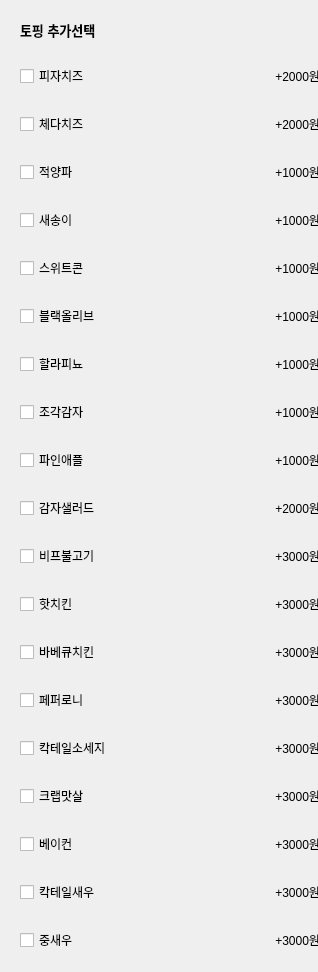
            <widget class="QWidget" name="widget_whole_7" native="true">
             <property name="minimumSize">
              <size>
               <width>318</width>
               <height>0</height>
              </size>
             </property>
             <property name="maximumSize">
              <size>
               <width>318</width>
               <height>16777215</height>
              </size>
             </property>
             <layout class="QVBoxLayout" name="verticalLayout_16">
              <item>
               <widget class="QWidget" name="widget_title_7" native="true">
                <layout class="QVBoxLayout" name="verticalLayout_17">
                 <item>
                  <widget class="QLabel" name="label_69">
                   <property name="font">
                    <font>
                     <pointsize>10</pointsize>
                     <weight>75</weight>
                     <bold>true</bold>
                    </font>
                   </property>
                   <property name="text">
                    <string>토핑 추가선택</string>
                   </property>
                  </widget>
                 </item>
                </layout>
               </widget>
              </item>
              <item>
               <widget class="QWidget" name="widget_42" native="true">
                <property name="minimumSize">
                 <size>
                  <width>318</width>
                  <height>0</height>
                 </size>
                </property>
                <property name="maximumSize">
                 <size>
                  <width>318</width>
                  <height>16777215</height>
                 </size>
                </property>
                <layout class="QHBoxLayout" name="horizontalLayout_42">
                 <item>
                  <widget class="QCheckBox" name="checkBox_41">
                   <property name="text">
                    <string>피자치즈</string>
                   </property>
                  </widget>
                 </item>
                 <item>
                  <widget class="QLabel" name="pizzaCheese">
                   <property name="text">
                    <string>+2000원</string>
                   </property>
                   <property name="alignment">
                    <set>Qt::AlignRight|Qt::AlignTrailing|Qt::AlignVCenter</set>
                   </property>
                  </widget>
                 </item>
                </layout>
               </widget>
              </item>
              <item>
               <widget class="QWidget" name="widget_43" native="true">
                <property name="minimumSize">
                 <size>
                  <width>318</width>
                  <height>0</height>
                 </size>
                </property>
                <property name="maximumSize">
                 <size>
                  <width>318</width>
                  <height>16777215</height>
                 </size>
                </property>
                <layout class="QHBoxLayout" name="horizontalLayout_43">
                 <item>
                  <widget class="QCheckBox" name="checkBox_42">
                   <property name="text">
                    <string>체다치즈</string>
                   </property>
                  </widget>
                 </item>
                 <item>
                  <widget class="QLabel" name="chedaCheese">
                   <property name="text">
                    <string>+2000원</string>
                   </property>
                   <property name="alignment">
                    <set>Qt::AlignRight|Qt::AlignTrailing|Qt::AlignVCenter</set>
                   </property>
                  </widget>
                 </item>
                </layout>
               </widget>
              </item>
              <item>
               <widget class="QWidget" name="widget_44" native="true">
                <property name="minimumSize">
                 <size>
                  <width>318</width>
                  <height>0</height>
                 </size>
                </property>
                <property name="maximumSize">
                 <size>
                  <width>318</width>
                  <height>16777215</height>
                 </size>
                </property>
                <layout class="QHBoxLayout" name="horizontalLayout_44">
                 <item>
                  <widget class="QCheckBox" name="checkBox_43">
                   <property name="text">
                    <string>적양파</string>
                   </property>
                  </widget>
                 </item>
                 <item>
                  <widget class="QLabel" name="redOnion">
                   <property name="text">
                    <string>+1000원</string>
                   </property>
                   <property name="alignment">
                    <set>Qt::AlignRight|Qt::AlignTrailing|Qt::AlignVCenter</set>
                   </property>
                  </widget>
                 </item>
                </layout>
               </widget>
              </item>
              <item>
               <widget class="QWidget" name="widget_45" native="true">
                <property name="minimumSize">
                 <size>
                  <width>318</width>
                  <height>0</height>
                 </size>
                </property>
                <property name="maximumSize">
                 <size>
                  <width>318</width>
                  <height>16777215</height>
                 </size>
                </property>
                <layout class="QHBoxLayout" name="horizontalLayout_45">
                 <item>
                  <widget class="QCheckBox" name="checkBox_44">
                   <property name="text">
                    <string>새송이</string>
                   </property>
                  </widget>
                 </item>
                 <item>
                  <widget class="QLabel" name="saesongi">
                   <property name="text">
                    <string>+1000원</string>
                   </property>
                   <property name="alignment">
                    <set>Qt::AlignRight|Qt::AlignTrailing|Qt::AlignVCenter</set>
                   </property>
                  </widget>
                 </item>
                </layout>
               </widget>
              </item>
              <item>
               <widget class="QWidget" name="widget_46" native="true">
                <property name="minimumSize">
                 <size>
                  <width>318</width>
                  <height>0</height>
                 </size>
                </property>
                <property name="maximumSize">
                 <size>
                  <width>318</width>
                  <height>16777215</height>
                 </size>
                </property>
                <layout class="QHBoxLayout" name="horizontalLayout_46">
                 <item>
                  <widget class="QCheckBox" name="checkBox_45">
                   <property name="text">
                    <string>스위트콘</string>
                   </property>
                  </widget>
                 </item>
                 <item>
                  <widget class="QLabel" name="sweetCorn">
                   <property name="text">
                    <string>+1000원</string>
                   </property>
                   <property name="alignment">
                    <set>Qt::AlignRight|Qt::AlignTrailing|Qt::AlignVCenter</set>
                   </property>
                  </widget>
                 </item>
                </layout>
               </widget>
              </item>
              <item>
               <widget class="QWidget" name="widget_47" native="true">
                <property name="minimumSize">
                 <size>
                  <width>318</width>
                  <height>0</height>
                 </size>
                </property>
                <property name="maximumSize">
                 <size>
                  <width>318</width>
                  <height>16777215</height>
                 </size>
                </property>
                <layout class="QHBoxLayout" name="horizontalLayout_47">
                 <item>
                  <widget class="QCheckBox" name="checkBox_46">
                   <property name="text">
                    <string>블랙올리브</string>
                   </property>
                  </widget>
                 </item>
                 <item>
                  <widget class="QLabel" name="blackOlive">
                   <property name="text">
                    <string>+1000원</string>
                   </property>
                   <property name="alignment">
                    <set>Qt::AlignRight|Qt::AlignTrailing|Qt::AlignVCenter</set>
                   </property>
                  </widget>
                 </item>
                </layout>
               </widget>
              </item>
              <item>
               <widget class="QWidget" name="widget_48" native="true">
                <property name="minimumSize">
                 <size>
                  <width>318</width>
                  <height>0</height>
                 </size>
                </property>
                <property name="maximumSize">
                 <size>
                  <width>318</width>
                  <height>16777215</height>
                 </size>
                </property>
                <layout class="QHBoxLayout" name="horizontalLayout_48">
                 <item>
                  <widget class="QCheckBox" name="checkBox_47">
                   <property name="text">
                    <string>할라피뇨</string>
                   </property>
                  </widget>
                 </item>
                 <item>
                  <widget class="QLabel" name="halapinyo">
                   <property name="text">
                    <string>+1000원</string>
                   </property>
                   <property name="alignment">
                    <set>Qt::AlignRight|Qt::AlignTrailing|Qt::AlignVCenter</set>
                   </property>
                  </widget>
                 </item>
                </layout>
               </widget>
              </item>
              <item>
               <widget class="QWidget" name="widget_49" native="true">
                <property name="minimumSize">
                 <size>
                  <width>318</width>
                  <height>0</height>
                 </size>
                </property>
                <property name="maximumSize">
                 <size>
                  <width>318</width>
                  <height>16777215</height>
                 </size>
                </property>
                <layout class="QHBoxLayout" name="horizontalLayout_49">
                 <item>
                  <widget class="QCheckBox" name="checkBox_48">
                   <property name="text">
                    <string>조각감자</string>
                   </property>
                  </widget>
                 </item>
                 <item>
                  <widget class="QLabel" name="piecePotato">
                   <property name="text">
                    <string>+1000원</string>
                   </property>
                   <property name="alignment">
                    <set>Qt::AlignRight|Qt::AlignTrailing|Qt::AlignVCenter</set>
                   </property>
                  </widget>
                 </item>
                </layout>
               </widget>
              </item>
              <item>
               <widget class="QWidget" name="widget_50" native="true">
                <property name="minimumSize">
                 <size>
                  <width>318</width>
                  <height>0</height>
                 </size>
                </property>
                <property name="maximumSize">
                 <size>
                  <width>318</width>
                  <height>16777215</height>
                 </size>
                </property>
                <layout class="QHBoxLayout" name="horizontalLayout_50">
                 <item>
                  <widget class="QCheckBox" name="checkBox_49">
                   <property name="text">
                    <string>파인애플</string>
                   </property>
                  </widget>
                 </item>
                 <item>
                  <widget class="QLabel" name="pineApple">
                   <property name="text">
                    <string>+1000원</string>
                   </property>
                   <property name="alignment">
                    <set>Qt::AlignRight|Qt::AlignTrailing|Qt::AlignVCenter</set>
                   </property>
                  </widget>
                 </item>
                </layout>
               </widget>
              </item>
              <item>
               <widget class="QWidget" name="widget_51" native="true">
                <property name="minimumSize">
                 <size>
                  <width>318</width>
                  <height>0</height>
                 </size>
                </property>
                <property name="maximumSize">
                 <size>
                  <width>318</width>
                  <height>16777215</height>
                 </size>
                </property>
                <layout class="QHBoxLayout" name="horizontalLayout_51">
                 <item>
                  <widget class="QCheckBox" name="checkBox_50">
                   <property name="text">
                    <string>감자샐러드</string>
                   </property>
                  </widget>
                 </item>
                 <item>
                  <widget class="QLabel" name="potatoSalad">
                   <property name="text">
                    <string>+2000원</string>
                   </property>
                   <property name="alignment">
                    <set>Qt::AlignRight|Qt::AlignTrailing|Qt::AlignVCenter</set>
                   </property>
                  </widget>
                 </item>
                </layout>
               </widget>
              </item>
              <item>
               <widget class="QWidget" name="widget_52" native="true">
                <property name="minimumSize">
                 <size>
                  <width>318</width>
                  <height>0</height>
                 </size>
                </property>
                <property name="maximumSize">
                 <size>
                  <width>318</width>
                  <height>16777215</height>
                 </size>
                </property>
                <layout class="QHBoxLayout" name="horizontalLayout_52">
                 <item>
                  <widget class="QCheckBox" name="checkBox_51">
                   <property name="text">
                    <string>비프불고기</string>
                   </property>
                  </widget>
                 </item>
                 <item>
                  <widget class="QLabel" name="beefBullgogi">
                   <property name="text">
                    <string>+3000원</string>
                   </property>
                   <property name="alignment">
                    <set>Qt::AlignRight|Qt::AlignTrailing|Qt::AlignVCenter</set>
                   </property>
                  </widget>
                 </item>
                </layout>
               </widget>
              </item>
              <item>
               <widget class="QWidget" name="widget_53" native="true">
                <property name="minimumSize">
                 <size>
                  <width>318</width>
                  <height>0</height>
                 </size>
                </property>
                <property name="maximumSize">
                 <size>
                  <width>318</width>
                  <height>16777215</height>
                 </size>
                </property>
                <layout class="QHBoxLayout" name="horizontalLayout_53">
                 <item>
                  <widget class="QCheckBox" name="checkBox_52">
                   <property name="text">
                    <string>핫치킨</string>
                   </property>
                  </widget>
                 </item>
                 <item>
                  <widget class="QLabel" name="hotChicken">
                   <property name="text">
                    <string>+3000원</string>
                   </property>
                   <property name="alignment">
                    <set>Qt::AlignRight|Qt::AlignTrailing|Qt::AlignVCenter</set>
                   </property>
                  </widget>
                 </item>
                </layout>
               </widget>
              </item>
              <item>
               <widget class="QWidget" name="widget_54" native="true">
                <property name="minimumSize">
                 <size>
                  <width>318</width>
                  <height>0</height>
                 </size>
                </property>
                <property name="maximumSize">
                 <size>
                  <width>318</width>
                  <height>16777215</height>
                 </size>
                </property>
                <layout class="QHBoxLayout" name="horizontalLayout_54">
                 <item>
                  <widget class="QCheckBox" name="checkBox_53">
                   <property name="text">
                    <string>바베큐치킨</string>
                   </property>
                  </widget>
                 </item>
                 <item>
                  <widget class="QLabel" name="barbiqueChicken">
                   <property name="text">
                    <string>+3000원</string>
                   </property>
                   <property name="alignment">
                    <set>Qt::AlignRight|Qt::AlignTrailing|Qt::AlignVCenter</set>
                   </property>
                  </widget>
                 </item>
                </layout>
               </widget>
              </item>
              <item>
               <widget class="QWidget" name="widget_55" native="true">
                <property name="minimumSize">
                 <size>
                  <width>318</width>
                  <height>0</height>
                 </size>
                </property>
                <property name="maximumSize">
                 <size>
                  <width>318</width>
                  <height>16777215</height>
                 </size>
                </property>
                <layout class="QHBoxLayout" name="horizontalLayout_55">
                 <item>
                  <widget class="QCheckBox" name="checkBox_54">
                   <property name="text">
                    <string>페퍼로니</string>
                   </property>
                  </widget>
                 </item>
                 <item>
                  <widget class="QLabel" name="peperoni">
                   <property name="text">
                    <string>+3000원</string>
                   </property>
                   <property name="alignment">
                    <set>Qt::AlignRight|Qt::AlignTrailing|Qt::AlignVCenter</set>
                   </property>
                  </widget>
                 </item>
                </layout>
               </widget>
              </item>
              <item>
               <widget class="QWidget" name="widget_56" native="true">
                <property name="minimumSize">
                 <size>
                  <width>318</width>
                  <height>0</height>
                 </size>
                </property>
                <property name="maximumSize">
                 <size>
                  <width>318</width>
                  <height>16777215</height>
                 </size>
                </property>
                <layout class="QHBoxLayout" name="horizontalLayout_56">
                 <item>
                  <widget class="QCheckBox" name="checkBox_55">
                   <property name="text">
                    <string>칵테일소세지</string>
                   </property>
                  </widget>
                 </item>
                 <item>
                  <widget class="QLabel" name="caktailSoseji">
                   <property name="text">
                    <string>+3000원</string>
                   </property>
                   <property name="alignment">
                    <set>Qt::AlignRight|Qt::AlignTrailing|Qt::AlignVCenter</set>
                   </property>
                  </widget>
                 </item>
                </layout>
               </widget>
              </item>
              <item>
               <widget class="QWidget" name="widget_57" native="true">
                <property name="minimumSize">
                 <size>
                  <width>318</width>
                  <height>0</height>
                 </size>
                </property>
                <property name="maximumSize">
                 <size>
                  <width>318</width>
                  <height>16777215</height>
                 </size>
                </property>
                <layout class="QHBoxLayout" name="horizontalLayout_57">
                 <item>
                  <widget class="QCheckBox" name="checkBox_56">
                   <property name="text">
                    <string>크랩맛살</string>
                   </property>
                  </widget>
                 </item>
                 <item>
                  <widget class="QLabel" name="crapMatsal">
                   <property name="text">
                    <string>+3000원</string>
                   </property>
                   <property name="alignment">
                    <set>Qt::AlignRight|Qt::AlignTrailing|Qt::AlignVCenter</set>
                   </property>
                  </widget>
                 </item>
                </layout>
               </widget>
              </item>
              <item>
               <widget class="QWidget" name="widget_58" native="true">
                <property name="minimumSize">
                 <size>
                  <width>318</width>
                  <height>0</height>
                 </size>
                </property>
                <property name="maximumSize">
                 <size>
                  <width>318</width>
                  <height>16777215</height>
                 </size>
                </property>
                <layout class="QHBoxLayout" name="horizontalLayout_58">
                 <item>
                  <widget class="QCheckBox" name="checkBox_57">
                   <property name="text">
                    <string>베이컨</string>
                   </property>
                  </widget>
                 </item>
                 <item>
                  <widget class="QLabel" name="bacon">
                   <property name="text">
                    <string>+3000원</string>
                   </property>
                   <property name="alignment">
                    <set>Qt::AlignRight|Qt::AlignTrailing|Qt::AlignVCenter</set>
                   </property>
                  </widget>
                 </item>
                </layout>
               </widget>
              </item>
              <item>
               <widget class="QWidget" name="widget_59" native="true">
                <property name="minimumSize">
                 <size>
                  <width>318</width>
                  <height>0</height>
                 </size>
                </property>
                <property name="maximumSize">
                 <size>
                  <width>318</width>
                  <height>16777215</height>
                 </size>
                </property>
                <layout class="QHBoxLayout" name="horizontalLayout_59">
                 <item>
                  <widget class="QCheckBox" name="checkBox_58">
                   <property name="text">
                    <string>칵테일새우</string>
                   </property>
                  </widget>
                 </item>
                 <item>
                  <widget class="QLabel" name="caktailSeoo">
                   <property name="text">
                    <string>+3000원</string>
                   </property>
                   <property name="alignment">
                    <set>Qt::AlignRight|Qt::AlignTrailing|Qt::AlignVCenter</set>
                   </property>
                  </widget>
                 </item>
                </layout>
               </widget>
              </item>
              <item>
               <widget class="QWidget" name="widget_60" native="true">
                <property name="minimumSize">
                 <size>
                  <width>318</width>
                  <height>0</height>
                 </size>
                </property>
                <property name="maximumSize">
                 <size>
                  <width>318</width>
                  <height>16777215</height>
                 </size>
                </property>
                <layout class="QHBoxLayout" name="horizontalLayout_60">
                 <item>
                  <widget class="QCheckBox" name="checkBox_59">
                   <property name="text">
                    <string>중새우</string>
                   </property>
                  </widget>
                 </item>
                 <item>
                  <widget class="QLabel" name="joongseoo">
                   <property name="text">
                    <string>+3000원</string>
                   </property>
                   <property name="alignment">
                    <set>Qt::AlignRight|Qt::AlignTrailing|Qt::AlignVCenter</set>
                   </property>
                  </widget>
                 </item>
                </layout>
               </widget>
              </item>
             </layout>
            </widget>
